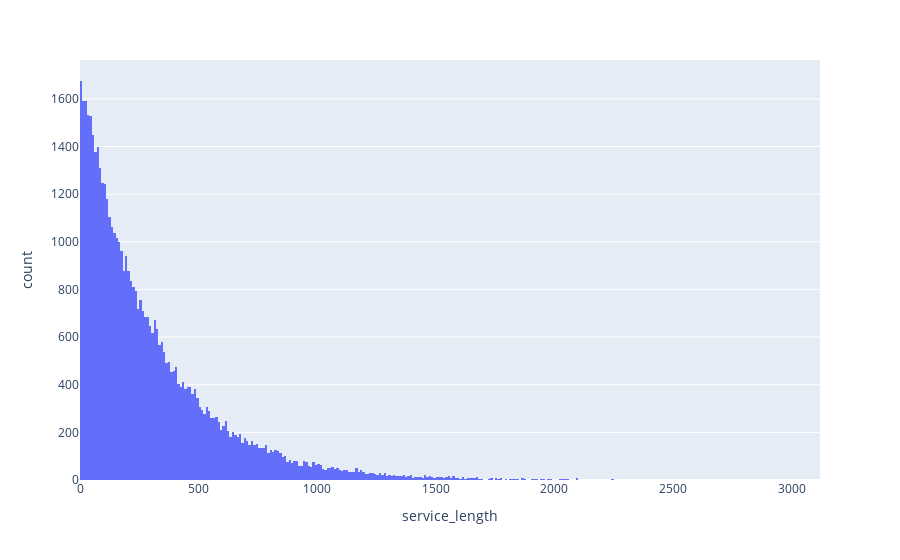

Source (notebook cell):
### Markdown cell above
#### Fit dos tempos de serviço

### Code cell
fig = px.histogram(df, x="service_length")
fig.show()

### Figure 1 — Plotly figure (JSON) as saved in the notebook; plotly's stock layout.template omitted (floating-point values rounded to 4 significant figures; data arrays with more than 128 entries replaced by an {"elided": "..."} marker saying what was removed)
{"data": [{"alignmentgroup": "True", "bingroup": "x", "hovertemplate": "service_length=%{x}<br>count=%{y}<extra></extra>", "legendgroup": "", "marker": {"color": "#636efa", "pattern": {"shape": ""}}, "name": "", "offsetgroup": "", "orientation": "v", "showlegend": false, "type": "histogram", "x": {"elided": "51708 int values"}, "xaxis": "x", "yaxis": "y"}], "layout": {"barmode": "relative", "legend": {"tracegroupgap": 0}, "margin": {"t": 60}, "xaxis": {"anchor": "y", "domain": [0, 1], "title": {"text": "service_length"}}, "yaxis": {"anchor": "x", "domain": [0, 1], "title": {"text": "count"}}}}
